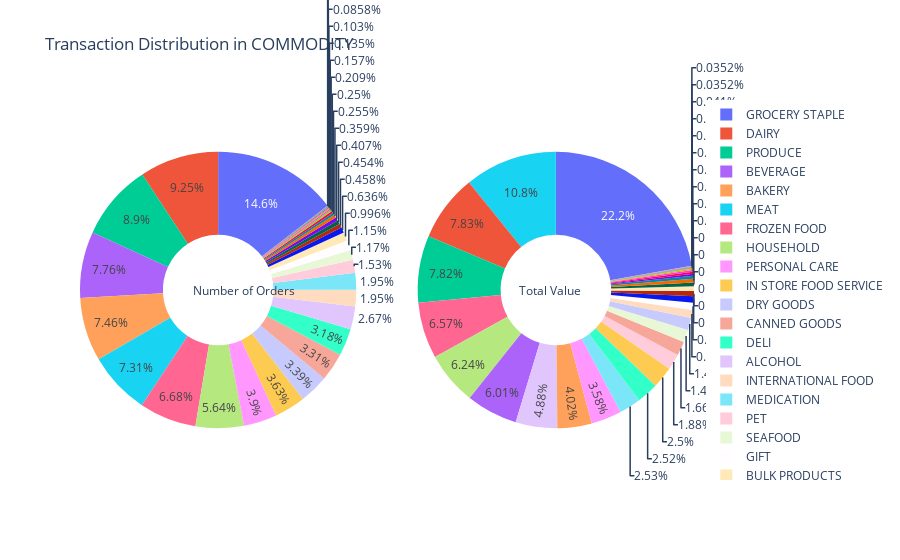

Notebook code cell kept with this figure:
### Markdown cell above
* Food department takes part of the majority of transactions

### Code cell
# further dive into the food 
draw_pie(prod_trans,'COMMODITY')

### Figure 1 — Plotly figure (JSON) as saved in the notebook; plotly's stock layout.template omitted (floating-point values rounded to 4 significant figures)
{"data": [{"domain": {"x": [0, 0.45], "y": [0, 1]}, "hole": 0.4, "hoverinfo": "label+percent+name", "labels": ["ACTIVITY", "ALCOHOL", "AUTO", "BABY", "BAKERY", "BEVERAGE ", "BULK PRODUCTS", "CANNED GOODS", "CLOTHING", "COSMETICS", "DAIRY", "DELI", "DRY GOODS", "ELECTRONICS", "FLORAL", "FROZEN FOOD", "GIFT", "GROCERY STAPLE", "HOLIDAY", "HOUSEHOLD", "IN STORE FOOD SERVICE", "INTERNATIONAL FOOD", "MEAT ", "MEDICAL SUPPLIES", "MEDICATION", "MISC", "OUTDOOR", "PERSONAL CARE", "PET", "PRODUCE", "SEAFOOD", "SEASONAL PRODUCTS", "SPECIALTY FOOD", "TOBACCO PRODUCTS", "TOYS"], "name": "Number of Orders", "type": "pie", "values": [36, 1834, 59, 437, 5130, 5334, 685, 2276, 175, 312, 6361, 2188, 2333, 21, 315, 4594, 789, 10005, 144, 3878, 2498, 1344, 5026, 17, 1341, 280, 108, 2679, 1051, 6120, 805, 71, 247, 172, 93]}, {"domain": {"x": [0.55, 1], "y": [0, 1]}, "hole": 0.4, "hoverinfo": "label+percent+name", "labels": ["ACTIVITY", "ALCOHOL", "AUTO", "BABY", "BAKERY", "BEVERAGE ", "BULK PRODUCTS", "CANNED GOODS", "CLOTHING", "COSMETICS", "DAIRY", "DELI", "DRY GOODS", "ELECTRONICS", "FLORAL", "FROZEN FOOD", "GIFT", "GROCERY STAPLE", "HOLIDAY", "HOUSEHOLD", "IN STORE FOOD SERVICE", "INTERNATIONAL FOOD", "MEAT ", "MEDICAL SUPPLIES", "MEDICATION", "MISC", "OUTDOOR", "PERSONAL CARE", "PET", "PRODUCE", "SEAFOOD", "SEASONAL PRODUCTS", "SPECIALTY FOOD", "TOBACCO PRODUCTS", "TOYS"], "name": "Total Value", "type": "pie", "values": [213.3, 29550.0, 357.7, 4560.0, 24350.0, 36440.0, 3354.0, 10070.0, 2240.0, 2670.0, 47480.0, 15290.0, 8656.0, 248.3, 3574.0, 39800.0, 5177.0, 134500.0, 710.0, 37840.0, 15160.0, 5585.0, 65590.0, 213.3, 15340.0, 1393.0, 1307.0, 21690.0, 11360.0, 47410.0, 8857.0, 435.9, 2538.0, 1335.0, 804.7]}], "layout": {"annotations": [{"font": {"size": 12}, "showarrow": false, "text": "Number of Orders", "x": 0.18, "y": 0.5}, {"font": {"size": 12}, "showarrow": false, "text": "Total Value", "x": 0.82, "y": 0.5}], "title": {"text": "Transaction Distribution in COMMODITY"}}}
